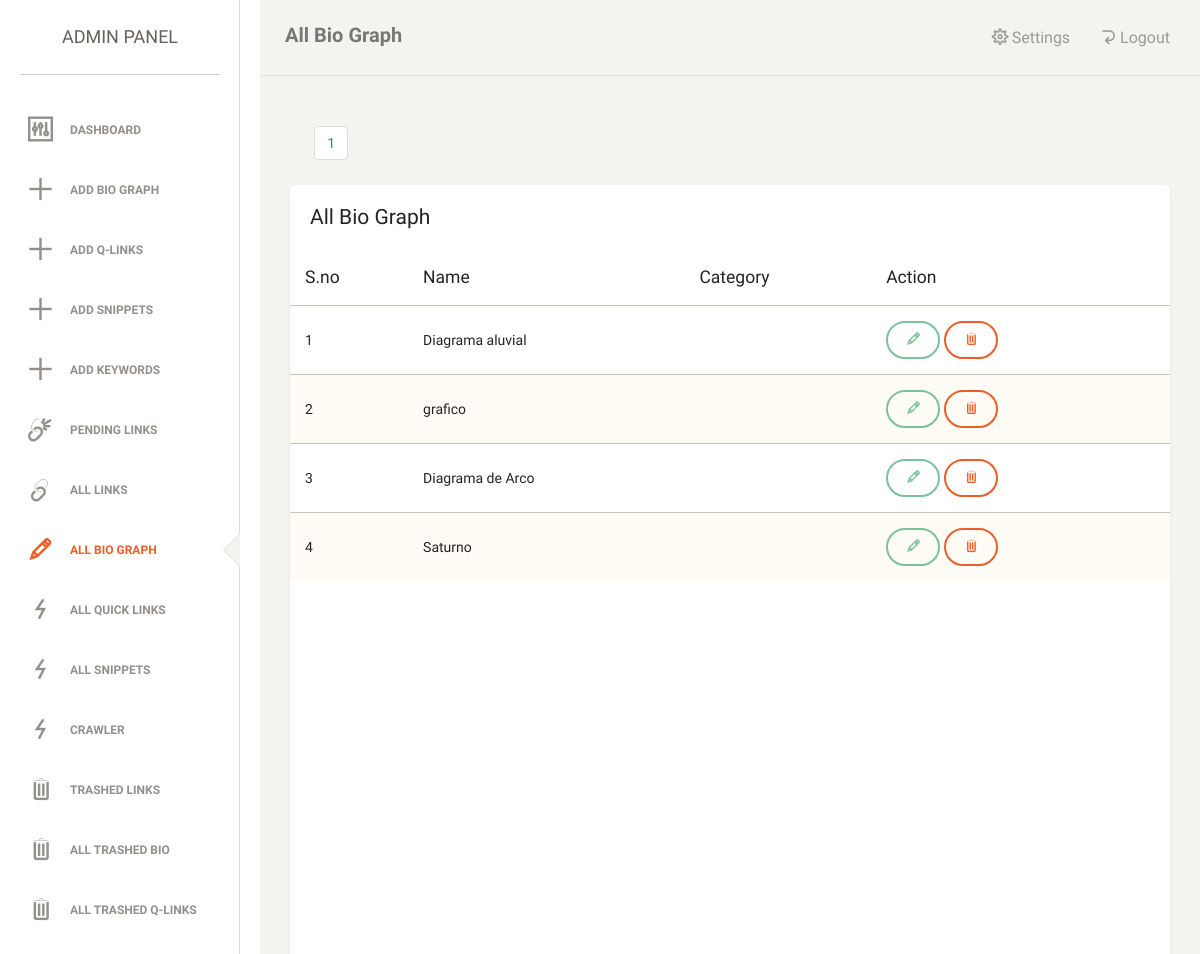
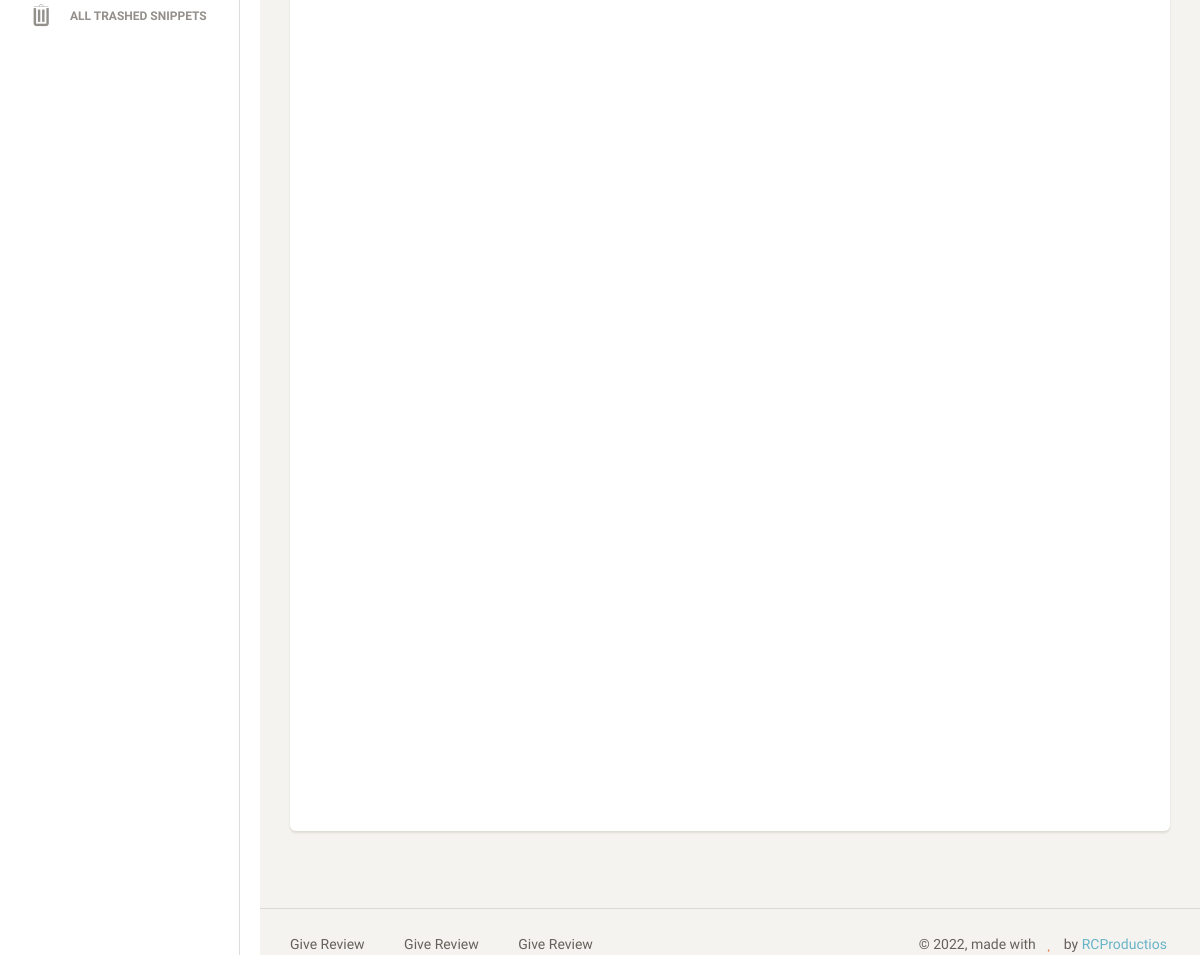
/admin/all_bio.php (signed in), run on the app's committed database (2 pictures, top to bottom).
### tables this page shows
CREATE TABLE `bio` (
  `id` int(11) NOT NULL,
  `pic` longtext NOT NULL,
  `pdf` longtext NOT NULL,
  `zip` longtext NOT NULL,
  `selo` longtext NOT NULL,
  `name` longtext NOT NULL,
  `cat` longtext NOT NULL,
  `des` longtext NOT NULL,
  `tag` longtext NOT NULL,
  `title1` longtext NOT NULL,
  `title2` longtext NOT NULL,
  `title3` longtext NOT NULL,
  `title4` longtext NOT NULL,
  `title5` longtext NOT NULL,
  `desc1` longtext NOT NULL,
  `desc2` longtext NOT NULL,
  `desc3` longtext NOT NULL,
  `desc4` longtext NOT NULL,
  `desc5` longtext NOT NULL,
  `wiki` longtext NOT NULL,
  `fb` longtext NOT NULL,
  `tw` longtext NOT NULL,
  `insta` longtext NOT NULL,
  `yt` longtext NOT NULL,
  `status` longtext NOT NULL
);

### admin/all_bio.php (the view, shortened to what this page needs)
<?php
	include '../inc/db_connect.php';
$limit = 20;
if (isset($_GET["page"])) { $page  = $_GET["page"]; } else { $page=1; };
$start_from = ($page-1) * $limit;
?>
<!doctype html>
<html lang="en">
<head>
    <link href="assets/css/bootstrap.min.css" rel="stylesheet" />
    <link href="assets/css/animate.min.css" rel="stylesheet"/>
    <link href="assets/css/paper-dashboard.css" rel="stylesheet"/>
    <link href="assets/css/demo.css" rel="stylesheet" />
    <link href="css/font-awesome.min.css" rel="stylesheet">
    <link href="assets/css/themify-icons.css" rel="stylesheet">
</head>
<body>
<div class="wrapper">
<?php include 'sidebar.php';?>
    <div class="main-panel">
		<nav class="navbar navbar-default">
            <div class="container-fluid">
                <div class="navbar-header">
                    <a class="navbar-brand" href="#">All Bio Graph</a>
                </div>
                <?php include 'header.php'; ?>
            </div>
        </nav>
		<div class="content">
            <div class="container-fluid">&nbsp;&nbsp;&nbsp;&nbsp;&nbsp;&nbsp;
					<?php
			$sql = "SELECT count(id) FROM bio WHERE status='published'";
			$rs_result = mysqli_query($conn,$sql);
			$row = mysqli_fetch_array($rs_result,MYSQLI_NUM);
			$total_records = $row[0];
			if($total_records<200)
			{
				$total_pages = ceil($total_records / $limit);
				$pagLink = "<ul class='pagination'>";
				for ($i=1; $i<=$total_pages; $i++) {
							 $pagLink .= "<li class='page-item'><a class='page-link' href='?page=".$i."'>".$i."</a></li>";
				};
				echo $pagLink . "</ul>";
			}
		?>
                <div style="height:1600px" class="card card-map">
					<div class="header">
                        <h4 class="title">All Bio Graph</h4>
                    </div>
					<div class="map">
					<table class="table table-striped">
                                    <thead>
                                    	<th>S.no</th>
                                    	<th>Name</th>
                                    	<th>Category</th>
                                    	<th>Action</th>
                                    </thead>
                                    <tbody>
						<?php
						$sql="SELECT * FROM bio where status='published' ORDER BY id ASC LIMIT $start_from, $limit";
						$result=mysqli_query($conn,$sql);
						$count=0;
						while($rows=mysqli_fetch_assoc($result)){
							$count++;
									echo ' <tr>
                                        	<td>'.$count.'</td>
                                        	<td>'.$rows['name'].'</td>
                                        	<td><span class="badge badge-success">'.$rows['cat'].'</span></td>
                                        	<td>
											<form action="" method="post">
											<input type="hidden" name="id" value="'.$rows['id'].'">
											<a href="update_bio?id='.$rows['id'].'" class="btn btn-success"><i class="ti-pencil"></i></a>
											<button name="delete" class="btn btn-danger"><i class="ti-trash"></i></button>
											</form>
											</td>
                                        </tr>';
						}
						?>
						</tbody>
						</table>
					</div>
				</div>
			</div>
		</div>
        <?php include 'footer.php'; ?>
    </div>
</div>
</body>
</html>

### data on the page
bio: name "Diagrama aluvial"
bio: name "grafico"
bio: name "Diagrama de Arco"
bio: name "Saturno"
